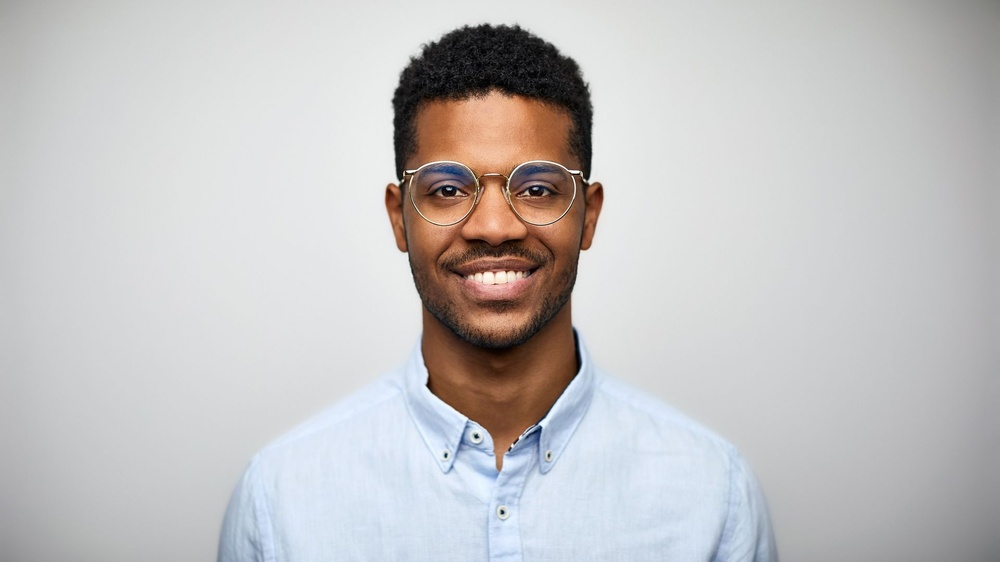
#> input picture Module 16 - Object Detection Basics/Images/Person.jpg, 1000 x 562 px, shrunk from 1920 x 1080 before the run, found by its file name
$ jupyter execute Example.ipynb
#> lines starting #> are read from the running program, lines starting #| are printed output that depends on the picture; after the words box and inside, x2 and y2 are one past the last pixel; in counts of white or black regions, pixels touching at a corner belong together
[cell 1]
import cv2

print(cv2.data.haarcascades)

[cell 2]
# ============================================
# Module 16 - Object Detection Basics
# Face Detection + Eye Detection + Smile Detection
# ============================================

import cv2
import matplotlib.pyplot as plt

# --------------------------------------------
# Load Haar Cascade Classifiers
# --------------------------------------------

face_cascade = cv2.CascadeClassifier(
    "haarcascades/haarcascade_frontalface_default.xml"
)

eye_cascade = cv2.CascadeClassifier(
    "haarcascades/haarcascade_eye.xml"
)

smile_cascade = cv2.CascadeClassifier(
    "haarcascades/haarcascade_smile.xml"
)

# --------------------------------------------
# Read Image
# --------------------------------------------

image = cv2.imread("Images/person.jpg")
#> image is the input picture: shape (562, 1000, 3); mean B, G, R 194.7, 194.2, 195.8

# Convert BGR to RGB for plotting
image_rgb = cv2.cvtColor(image, cv2.COLOR_BGR2RGB)

# Convert to Grayscale
gray = cv2.cvtColor(image, cv2.COLOR_BGR2GRAY)
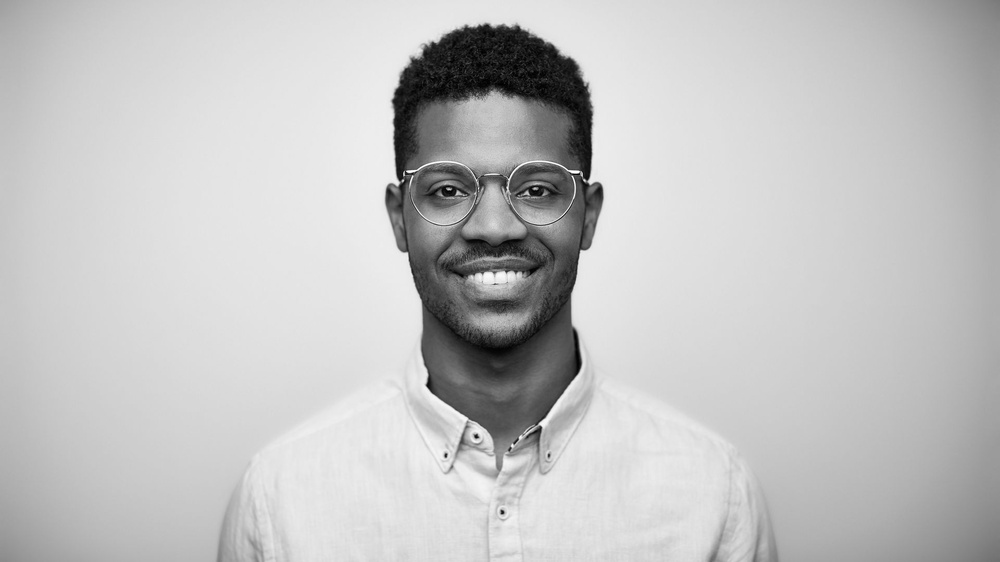
#> gray: shape (562, 1000); min 0, max 255, mean 194.7

# --------------------------------------------
# Detect Faces
# --------------------------------------------

faces = face_cascade.detectMultiScale(
    gray,
    scaleFactor=1.1,
    minNeighbors=5,
    minSize=(50, 50)
)
#> faces = [[384, 100, 221, 221]]

print("Faces Detected:", len(faces))
#| Faces Detected: 1

# --------------------------------------------
# Detect Eyes and Smile inside each face
# --------------------------------------------

for (x, y, w, h) in faces:

    # Draw Face Rectangle (Blue)
    cv2.rectangle(
        image_rgb,
        (x, y),
        (x + w, y + h),
        (0, 0, 255),
        3
    )

    # Face ROI
    gray_face = gray[y:y+h, x:x+w]
    color_face = image_rgb[y:y+h, x:x+w]

    # ----------------------------------------
    # Eye Detection
    # ----------------------------------------

    eyes = eye_cascade.detectMultiScale(
        gray_face,
        scaleFactor=1.1,
        minNeighbors=10
    )

    print("Eyes:", len(eyes))

    for (ex, ey, ew, eh) in eyes:

        cv2.rectangle(
            color_face,
            (ex, ey),
            (ex + ew, ey + eh),
            (0, 255, 0),
            2
        )

    # ----------------------------------------
    # Smile Detection
    # ----------------------------------------

    smiles = smile_cascade.detectMultiScale(
        gray_face,
        scaleFactor=1.7,
        minNeighbors=20
    )

    print("Smiles:", len(smiles))

    for (sx, sy, sw, sh) in smiles:

        cv2.rectangle(
            color_face,
            (sx, sy),
            (sx + sw, sy + sh),
            (255, 255, 0),
            2
        )
#> this loop made 1 pass
#> (x, y, w, h, eyes, smiles) on pass 1: (384, 100, 221, 221, [[41, 71, 41, 41], [131, 70, 43, 43]], [[61, 145, 104, 52]])
#| Eyes: 2
#| Smiles: 1
#> pass 1, `gray_face = gray[y:y+h, x:x+w]`:
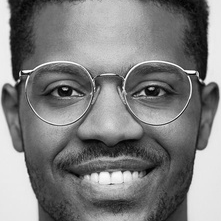
#> gray_face: shape (221, 221); min 1, max 255, mean 127
#> pass 1, `color_face = image_rgb[y:y+h, x:x+w]`:
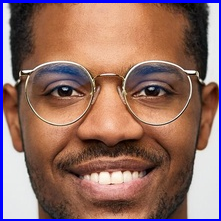
#> color_face: shape (221, 221, 3); mean R, G, B 147, 110.4, 103.1
#> after the loop:
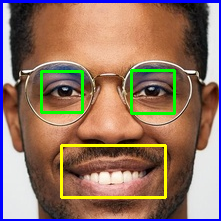
#> color_face: shape (221, 221, 3); 3.96% of pixels changed, all inside (x1, y1, x2, y2) = (40, 69, 176, 199)
#> after the loop:
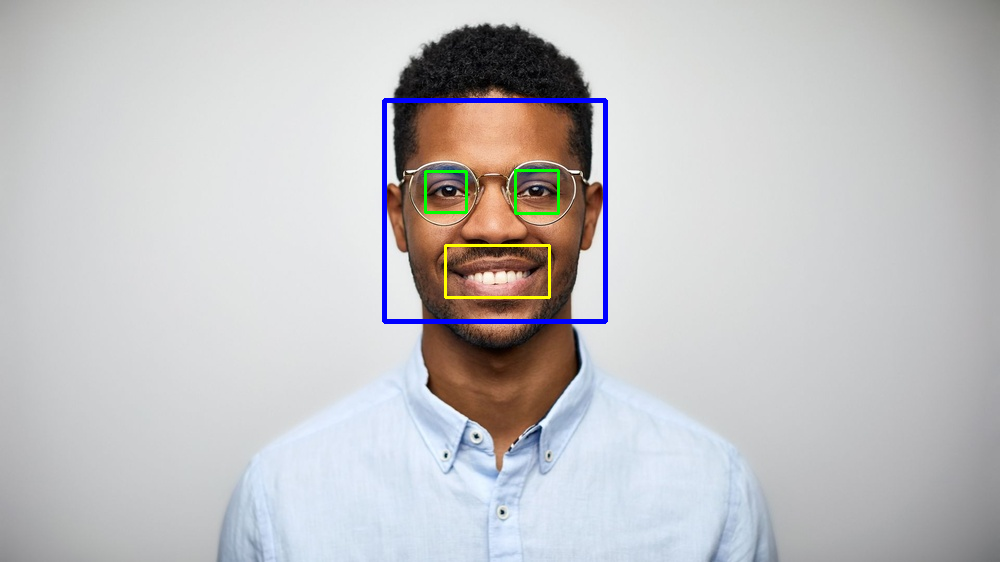
#> image_rgb: shape (562, 1000, 3); mean R, G, B 194.4, 193.4, 195.2

# --------------------------------------------
# Display Results
# --------------------------------------------

plt.figure(figsize=(8,8))
plt.imshow(image_rgb)
plt.title("Face + Eye + Smile Detection")
plt.axis("off")
plt.show()

[cell 3]
# --------------------------------------------
# Read Image
# --------------------------------------------

image = cv2.imread("Images/person1.jpg")
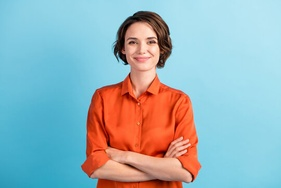
#> input picture Module 16 - Object Detection Basics/Images/Person1.jpg, 281 x 188 px, shrunk from 540 x 360 before the run, found by its file name
#> image is the input picture: shape (188, 281, 3); mean B, G, R 184.5, 177.9, 151.7

# Convert BGR to RGB for plotting
image_rgb = cv2.cvtColor(image, cv2.COLOR_BGR2RGB)
#> image_rgb: shape (188, 281, 3)

# Convert to Grayscale
gray = cv2.cvtColor(image, cv2.COLOR_BGR2GRAY)
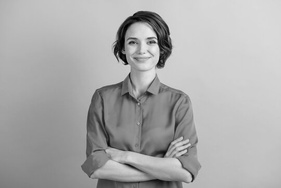
#> gray: shape (188, 281); min 0, max 236, mean 170.8

# --------------------------------------------
# Detect Faces
# --------------------------------------------

faces = face_cascade.detectMultiScale(
    gray,
    scaleFactor=1.1,
    minNeighbors=5,
    minSize=(50, 50)
)
#> faces = [[115, 22, 55, 55]]

print("Faces Detected:", len(faces))
#| Faces Detected: 1

# --------------------------------------------
# Detect Eyes and Smile inside each face
# --------------------------------------------

for (x, y, w, h) in faces:

    # Draw Face Rectangle (Blue)
    cv2.rectangle(
        image_rgb,
        (x, y),
        (x + w, y + h),
        (0, 0, 255),
        3
    )

    # Face ROI
    gray_face = gray[y:y+h, x:x+w]
    color_face = image_rgb[y:y+h, x:x+w]

    # ----------------------------------------
    # Eye Detection
    # ----------------------------------------

    eyes = eye_cascade.detectMultiScale(
        gray_face,
        scaleFactor=1.1,
        minNeighbors=10
    )

    print("Eyes:", len(eyes))

    for (ex, ey, ew, eh) in eyes:

        cv2.rectangle(
            color_face,
            (ex, ey),
            (ex + ew, ey + eh),
            (0, 255, 0),
            2
        )

    # ----------------------------------------
    # Smile Detection
    # ----------------------------------------

    smiles = smile_cascade.detectMultiScale(
        gray_face,
        scaleFactor=1.7,
        minNeighbors=20
    )

    print("Smiles:", len(smiles))

    for (sx, sy, sw, sh) in smiles:

        cv2.rectangle(
            color_face,
            (sx, sy),
            (sx + sw, sy + sh),
            (255, 255, 0),
            2
        )
#> this loop made 1 pass
#| Eyes: 0
#| Smiles: 0
#> pass 1, `gray_face = gray[y:y+h, x:x+w]`:
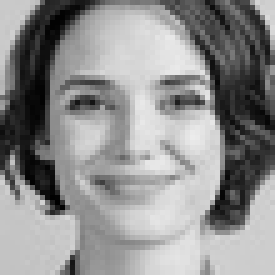
#> gray_face: shape (55, 55) (shown 5 times larger); min 0, max 236, mean 142.6
#> pass 1, `color_face = image_rgb[y:y+h, x:x+w]`:
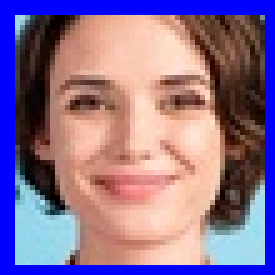
#> color_face: shape (55, 55, 3) (shown 5 times larger); mean R, G, B 138.6, 111.3, 145.3
#> after the loop:
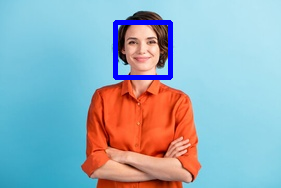
#> image_rgb: shape (188, 281, 3); mean R, G, B 148.8, 174.7, 186.5

# --------------------------------------------
# Display Results
# --------------------------------------------

plt.figure(figsize=(8,8))
plt.imshow(image_rgb)
plt.title("Face + Eye + Smile Detection")
plt.axis("off")
plt.show()
